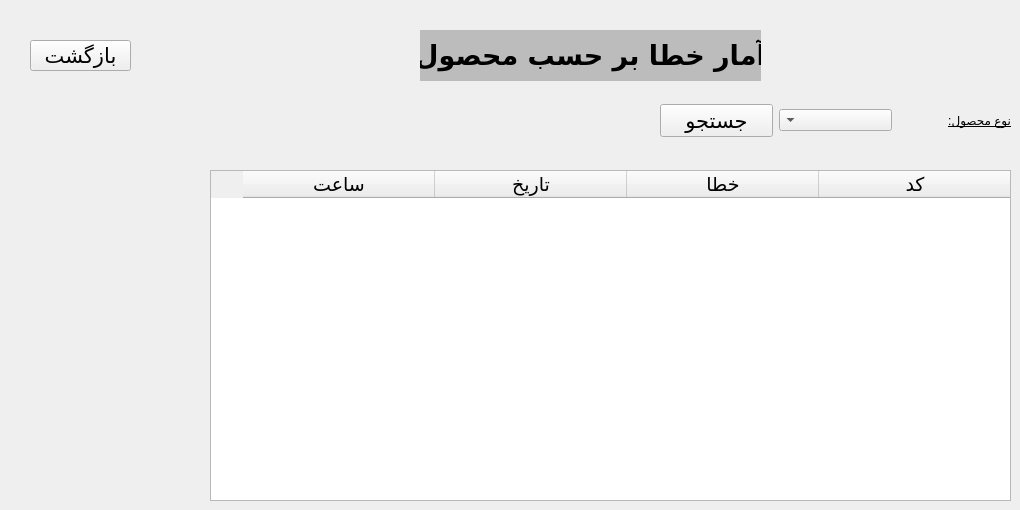
      <widget class="QWidget" name="tab_18">
       <attribute name="title">
        <string>Page</string>
       </attribute>
       <widget class="QLabel" name="label_25">
        <property name="geometry">
         <rect>
          <x>420</x>
          <y>30</y>
          <width>341</width>
          <height>51</height>
         </rect>
        </property>
        <property name="font">
         <font>
          <family>B Mitra</family>
          <pointsize>20</pointsize>
          <weight>75</weight>
          <bold>true</bold>
         </font>
        </property>
        <property name="layoutDirection">
         <enum>Qt::LeftToRight</enum>
        </property>
        <property name="styleSheet">
         <string notr="true">background-color: rgb(188, 188, 188);</string>
        </property>
        <property name="text">
         <string>آمار خطا بر حسب محصول</string>
        </property>
        <property name="alignment">
         <set>Qt::AlignCenter</set>
        </property>
       </widget>
       <widget class="QPushButton" name="backToStatic_2">
        <property name="geometry">
         <rect>
          <x>30</x>
          <y>40</y>
          <width>101</width>
          <height>31</height>
         </rect>
        </property>
        <property name="font">
         <font>
          <family>B Mitra</family>
          <pointsize>16</pointsize>
         </font>
        </property>
        <property name="text">
         <string>بازگشت</string>
        </property>
       </widget>
       <widget class="QTableWidget" name="productERTable">
        <property name="geometry">
         <rect>
          <x>210</x>
          <y>170</y>
          <width>801</width>
          <height>331</height>
         </rect>
        </property>
        <property name="font">
         <font>
          <family>B Mitra</family>
          <pointsize>14</pointsize>
         </font>
        </property>
        <property name="layoutDirection">
         <enum>Qt::RightToLeft</enum>
        </property>
        <attribute name="horizontalHeaderDefaultSectionSize">
         <number>192</number>
        </attribute>
        <column>
         <property name="text">
          <string>کد</string>
         </property>
        </column>
        <column>
         <property name="text">
          <string>خطا</string>
         </property>
        </column>
        <column>
         <property name="text">
          <string>تاریخ</string>
         </property>
        </column>
        <column>
         <property name="text">
          <string>ساعت</string>
         </property>
        </column>
       </widget>
       <widget class="QLabel" name="errorMessage_2">
        <property name="geometry">
         <rect>
          <x>330</x>
          <y>100</y>
          <width>291</width>
          <height>41</height>
         </rect>
        </property>
        <property name="font">
         <font>
          <family>B Titr</family>
          <pointsize>12</pointsize>
         </font>
        </property>
        <property name="text">
         <string/>
        </property>
       </widget>
       <widget class="QWidget" name="layoutWidget">
        <property name="geometry">
         <rect>
          <x>660</x>
          <y>90</y>
          <width>351</width>
          <height>61</height>
         </rect>
        </property>
        <layout class="QHBoxLayout" name="horizontalLayout_8">
         <item>
          <widget class="QPushButton" name="searchERProduct">
           <property name="font">
            <font>
             <family>B Mitra</family>
             <pointsize>16</pointsize>
            </font>
           </property>
           <property name="styleSheet">
            <string notr="true">border-width: 1px;
border-color: rgb(0, 0, 0);
</string>
           </property>
           <property name="text">
            <string>جستجو</string>
           </property>
          </widget>
         </item>
         <item>
          <widget class="QComboBox" name="productComboBox">
           <property name="layoutDirection">
            <enum>Qt::RightToLeft</enum>
           </property>
           <property name="styleSheet">
            <string notr="true">font: 14pt &quot;B Mitra&quot;;</string>
           </property>
          </widget>
         </item>
         <item>
          <widget class="QLabel" name="label_27">
           <property name="layoutDirection">
            <enum>Qt::RightToLeft</enum>
           </property>
           <property name="styleSheet">
            <string notr="true">color: rgb(0, 0, 0);
text-decoration: underline;
font: 16pt &quot;B Mitra&quot;;</string>
           </property>
           <property name="text">
            <string>نوع محصول:</string>
           </property>
          </widget>
         </item>
        </layout>
       </widget>
      </widget>
